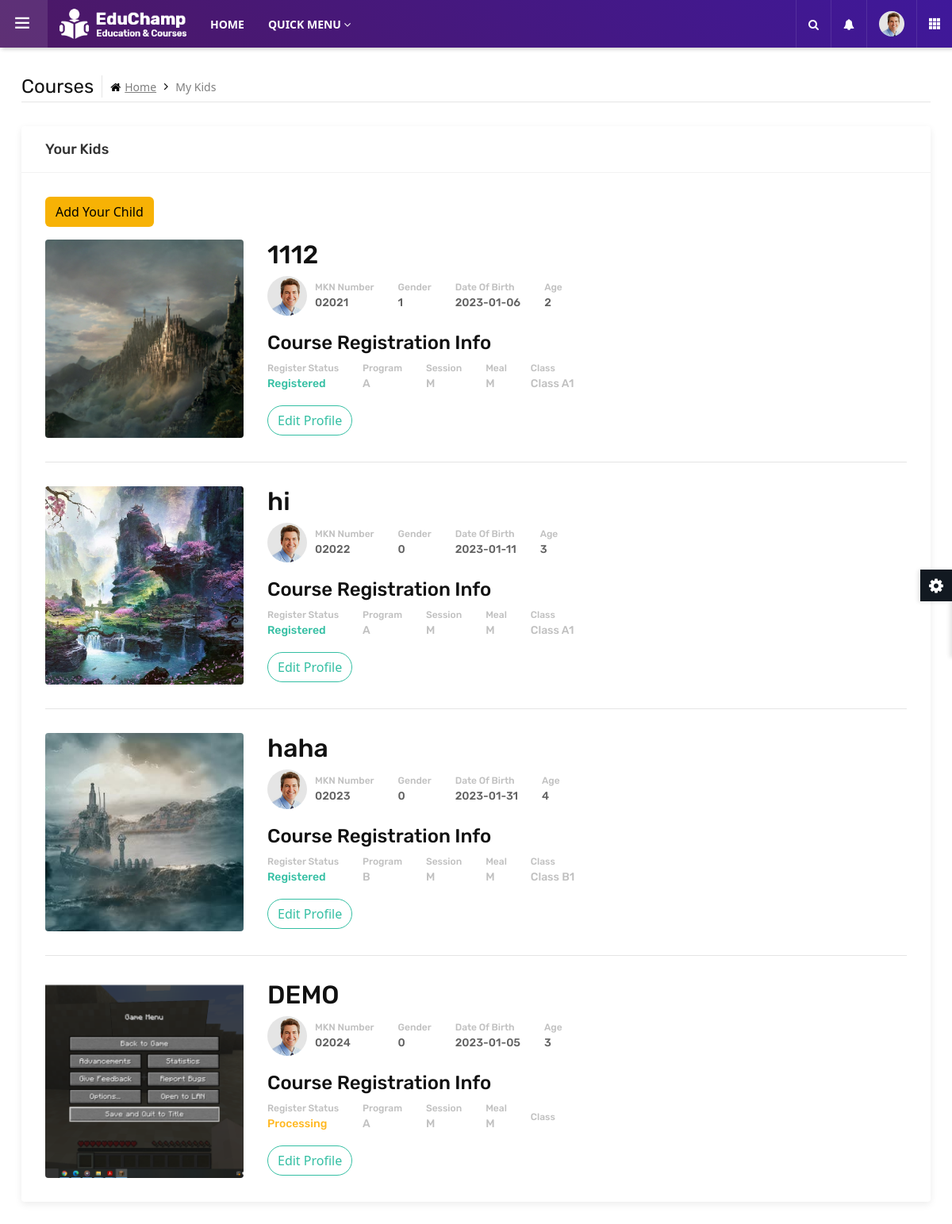
Screenshot of /myKids.php (signed in) with the database file from the repository.
### tables this page shows
CREATE TABLE `student` (
  `stdMKN` char(12) NOT NULL,
  `stdName` varchar(50) NOT NULL,
  `stdGender` tinyint(1) NOT NULL,
  `stdAge` decimal(2,0) NOT NULL,
  `stdDOB` date NOT NULL,
  `stdFavorColor` varchar(20) DEFAULT NULL,
  `stdDiapers` tinyint(1) NOT NULL,
  `stdSession` varchar(2) NOT NULL,
  `stdMeal` varchar(2) NOT NULL,
  `stdPhoto` varchar(40) NOT NULL,
  `stdRegStatus` tinyint(2) NOT NULL,
  `pIC` char(12) NOT NULL,
  `clsName` varchar(20) DEFAULT NULL,
  `prgName` varchar(50) DEFAULT NULL
);

### myKids.php (the view, shortened to what this page needs)
<?php
include "leftSideBarParent.php";
?>
	<main class="ttr-wrapper">
		<div class="container-fluid">
			<div class="db-breadcrumb">
				<h4 class="breadcrumb-title">Courses</h4>
				<ul class="db-breadcrumb-list">
					<li><a href="#"><i class="fa fa-home"></i>Home</a></li>
					<li>My Kids</li>
				</ul>
			</div>
			<div class="row">
				<div class="col-lg-12 m-b30">
					<div class="widget-box">
						<div class="wc-title">
							<h4>Your Kids</h4>
						</div>
						<div class="widget-inner">
							<form method = "post" action = "registerStudent.php">
								<label><input name = "submit" type = "submit" class = "btn pull-right" value = "Add Your Child"></label>
							</form>
<?php
$pIC = $_SESSION["pIC"];
$regStatus = array("Unregister", "Processing", "Registered");
$regStatusColor = array("text-red", "text-yellow", "text-green");
$query = "SELECT * FROM Student WHERE pIC = $pIC";
$result = mysqli_query($con, $query);
while($row = mysqli_fetch_array($result)){
	$rS = $row["stdRegStatus"];
	echo
		"<div class='card-courses-list admin-courses'>
			<div class='card-courses-media'>
				<img src= '$row[stdPhoto]' alt=''/>
			</div>
			<div class='card-courses-full-dec'>
				<div class='card-courses-title'>
					<h2>$row[stdName]</h2>
				</div>
			<div class='card-courses-list-bx'>
				<ul class='card-courses-view'>
					<li class='card-courses-user'>
						<div class='card-courses-user-pic'>
							<img src='assets/images/testimonials/pic3.jpg' alt=''/>
						</div>
						<div class='card-courses-user-info'>
							<h5>MKN Number</h5>
							<h4>$row[stdMKN]</h4>
						</div>
					</li>
					<li class='card-courses-user'>
						<div class='card-courses-user-info'>
							<h5>Gender</h5>
							<h4>$row[stdGender]</h4>
						</div>
					</li>
					<li class='card-courses-user'>
						<div class='card-courses-user-info'>
							<h5>Date Of Birth</h5>
							<h4>$row[stdDOB]</h4>
						</div>
					</li>
					<li class='card-courses-user'>
						<div class='card-courses-user-info'>
							<h5>Age</h5>
							<h4>$row[stdAge]</h4>
						</div>
					</li>
				</ul>
			</div>
			<div class='row card-courses-dec'>
				<div class='col-md-12'>
					<h4 class='mb-10'>Course Registration Info</h4>
				</div>
				<div class = 'col-md-12'>
					<div class = 'mb-10'>
					<ul class = 'card-courses-view'>
						<li class = 'card-courses-user'>
							<div class = 'card-courses-user-info'>
								<h5>Register Status<h5>
								<p class = '$regStatusColor[$rS]'>$regStatus[$rS]</p>
							</div>
						</li>
						<li class = 'card-courses-user'>
							<div class = 'card-courses-user-info'>
								<h5>Program<h5>
								<p>$row[prgName]</p>
							</div>
						</li>
						<li class = 'card-courses-user'>
							<div class = 'card-courses-user-info'>
								<h5>Session<h5>
								<p>$row[stdSession]</p>
							</div>
						</li>
						<li class = 'card-courses-user'>
							<div class = 'card-courses-user-info'>
								<h5>Meal<h5>
								<p>$row[stdMeal]</p>
							</div>
						</li>
						<li class = 'card-courses-user'>
							<div class = 'card-courses-user-info'>
								<h5>Class<h5>
								<p>$row[clsName]</p>
							</div>
						</li>
					</ul>
					</div>
				</div>
				<div class='col-md-12'>
					<a href='#' class='btn green outline radius-xl '>Edit Profile</a>
				</div>
			</div>
		</div>
	</div>" ;
}
?>
						</div>
					</div>
				</div>
			</div>
		</div>
	</main>
</body>
</html>

### assets/css/typography.css (style rules this page uses)
body { background-color: #fff; font-family: Rubik; font-size: 16px; font-weight: 400; color:#505050; padding: 0; margin: 0; overflow-x: hidden; -webkit-font-smoothing: antialiased; font-smoothing: antialiased; -moz-osx-font-smoothing: grayscale; scroll-behavior: smooth; }
img { border-style: none; height: auto; max-width: 100%; vertical-align: middle; }
section, article, aside, details, figcaption, figure, footer, header, hgroup, main, menu, nav, summary { display: block; }
p, address, pre, hr, ul, ol, dl, dd, table { margin-bottom: 24px; }
p { line-height: 28px; margin-bottom: 24px; }
h1, h2, h3, h4, h5, h6 { color: #111111; font-family: rubik; margin-top:0; }
h2 { font-size: 32px; line-height: 45px; margin-bottom: 25px; font-weight: 700; }
h4 { font-size: 22px; line-height: 28px; margin-bottom: 15px; font-weight: 500; }
h5 { font-size: 18px; line-height: 24px; margin-bottom: 10px; font-weight: 500; }
dl, ul, ol { list-style-position: outside; padding: 0; }
ul, ol { margin-bottom: 24px; }
ul li, ol li { padding: 0; }
.m-b30 { margin-bottom: 30px; }
.text-yellow { color: #ffb822; }
.text-green { color: #34bfa3; }

### assets/css/dashboard.css (style rules this page uses)
.ttr-pinned-sidebar.ttr-opened-sidebar .ttr-wrapper { margin-left: 300px; }
.ttr-pinned-sidebar .ttr-wrapper { margin-left: 0; }
.ttr-wrapper { padding-top: 95px; -webkit-transition: margin 200ms cubic-bezier(0.215, 0.610, 0.355, 1.000); -moz-transition: margin 200ms cubic-bezier(0.215, 0.610, 0.355, 1.000); -o-transition: margin 200ms cubic-bezier(0.215, 0.610, 0.355, 1.000); transition: margin 200ms cubic-bezier(0.215, 0.610, 0.355, 1.000); }
.ttr-wrapper { padding-left:15px; padding-right:15px; }
.db-breadcrumb { display:flex; align-items: center; border-bottom: 1px solid rgba(0,0,0,0.1); padding-bottom: 5px; margin-bottom: 30px; }
.db-breadcrumb-list { list-style:none; margin:0; padding:0; }
.breadcrumb-title { margin-bottom: 0; font-weight: 400; border-right: 1px solid rgba(0,0,0,0.1); padding-right: 10px; margin-right: 10px; line-height: 28px; }
.db-breadcrumb-list li { display: inline-block; color: #7f7f7f; font-size: 14px; padding: 0 20px 0px 0; position:relative; }
.db-breadcrumb-list li i { margin-right:5px; color:#000; }
.db-breadcrumb-list li a { color:#7f7f7f; }
.db-breadcrumb-list li:last-child { padding-right:0; }
.db-breadcrumb-list li:after { font-family: FontAwesome; content: "\f105"; position: absolute; color: #000; right: 5px; font-size: 15px; top: -1px; }
.db-breadcrumb-list li:last-child:after { content:none; }
.widget-box { background-color: #fff; box-shadow:0 3px 10px 0px rgba(0,0,0,.08); border-radius: 4px; height: 100%; }
.widget-box .widget-inner { padding:30px; }
.widget-box .wc-title { border-bottom:1px solid rgba(0,0,0,0.05); padding:20px 30px; }
.widget-box .wc-title h4 { font-size:18px; line-height:18px; margin:0; color:#333; font-weight:500; }
.card-courses-list { display: flex; border-bottom: 1px solid rgba(0,0,0,0.1); padding-bottom: 30px; margin-bottom: 30px; }
.card-courses-list:last-child { border-bottom: 0; padding-bottom: 0; margin-bottom: 0; }
.card-courses-media { width: 250px; min-width: 250px; height: 250px; margin-right: 30px; border-radius: 4px; overflow: hidden; }
.card-courses-media img { width: 100%; object-fit:cover; height: 250px; }
.card-courses-view { margin:0; padding:0; list-style:none; display: flex; align-items: center; width: 100%; }
.card-courses-user { display:flex; align-items:center; }
.card-courses-user-pic { width: 50px; height: 50px; border-radius: 50px; overflow: hidden; margin-right: 10px; }
.card-courses-view > li { position:relative; padding-right:30px; }
.card-courses-view > li:last-child { padding-right:0; }
.card-courses-stats h5, .card-courses-price del, .card-courses-review h5, .card-courses-categories h5, .card-courses-user-info h5 { font-size: 12px; color: #C0C0C0; margin: 0; line-height: 18px; }
.card-courses-categories h4, .card-courses-user-info h4 { font-size: 14px; margin: 0; line-height: 22px; color: #606060; text-transform: uppercase; }
.card-courses-list-bx { margin-bottom:20px; }
.card-courses-dec p { font-size:14px; line-height:22px; }
@media only screen and (max-width: 1200px) { .ttr-pinned-sidebar .ttr-wrapper { margin-left: 310px; } }
@media only screen and (max-width: 1200px) { .ttr-pinned-sidebar.ttr-opened-sidebar .ttr-wrapper { margin-left: 0; } }

### rows the page displays
student: stdPhoto (picture), stdName "1112", stdMKN "02021", stdGender "1", stdDOB "2023-01-06", stdAge "2", stdRegStatus "Registered", prgName "A", stdSession "M", stdMeal "M", clsName "Class A1"
student: stdPhoto (picture), stdName "hi", stdMKN "02022", stdGender "0", stdDOB "2023-01-11", stdAge "3", stdRegStatus "Registered", prgName "A", stdSession "M", stdMeal "M", clsName "Class A1"
student: stdPhoto (picture), stdName "haha", stdMKN "02023", stdGender "0", stdDOB "2023-01-31", stdAge "4", stdRegStatus "Registered", prgName "B", stdSession "M", stdMeal "M", clsName "Class B1"
student: stdPhoto (picture), stdName "DEMO", stdMKN "02024", stdGender "0", stdDOB "2023-01-05", stdAge "3", stdRegStatus "Processing", prgName "A", stdSession "M", stdMeal "M"
